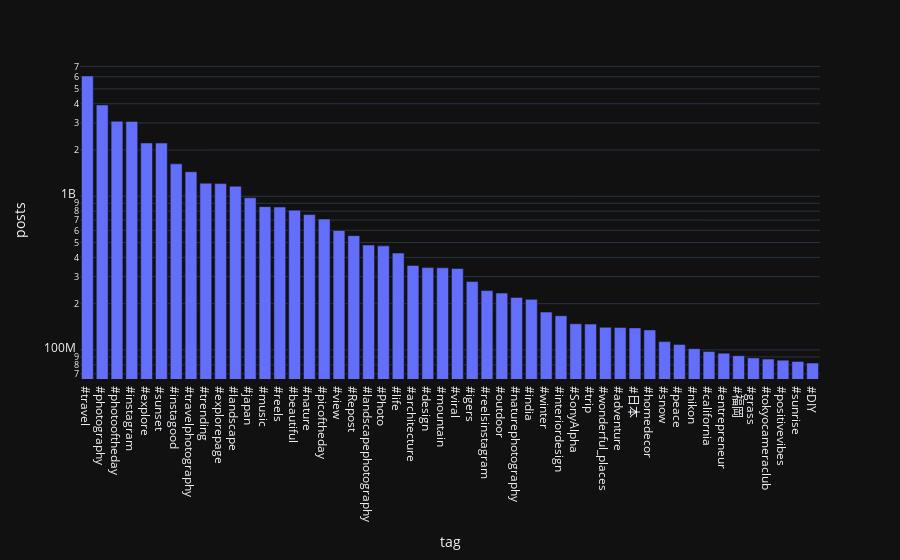

Source (notebook cell):
### Code cell
fig = px.bar(tagdf[:50], x='tag', y='posts', log_y=True, )
fig.up

### Figure 1 — Plotly figure (JSON) as saved in the notebook; plotly's stock layout.template omitted (floating-point values rounded to 4 significant figures)
{"data": [{"alignmentgroup": "True", "hovertemplate": "tag=%{x}<br>posts=%{y}<extra></extra>", "legendgroup": "", "marker": {"color": "#636efa", "pattern": {"shape": ""}}, "name": "", "offsetgroup": "", "orientation": "v", "showlegend": false, "textposition": "auto", "x": ["#travel", "#photography", "#photooftheday", "#instagram", "#explore", "#sunset", "#instagood", "#travelphotography", "#trending", "#explorepage", "#landscape", "#japan", "#music", "#reels", "#beautiful", "#nature", "#picoftheday", "#view", "#Repost", "#landscapephotography", "#Photo", "#life", "#architecture", "#design", "#mountain", "#viral", "#igers", "#reelsinstagram", "#outdoor", "#naturephotography", "#india", "#winter", "#interiordesign", "#SonyAlpha", "#trip", "#wonderful_places", "#adventure", "#日本", "#homedecor", "#snow", "#peace", "#nikon", "#california", "#entrepreneur", "#福岡", "#grass", "#tokyocameraclub", "#positivevibes", "#sunrise", "#DIY"], "xaxis": "x", "y": [6071000000.0, 3933000000.0, 3074000000.0, 3069000000.0, 2224000000.0, 2220000000.0, 1625000000.0, 1445000000.0, 1217000000.0, 1209000000.0, 1163000000.0, 977100000.0, 856300000.0, 850800000.0, 812200000.0, 760100000.0, 711000000.0, 598600000.0, 554200000.0, 481900000.0, 475500000.0, 427000000.0, 354300000.0, 343300000.0, 342200000.0, 338600000.0, 278600000.0, 243300000.0, 234300000.0, 219600000.0, 213300000.0, 176300000.0, 167000000.0, 147800000.0, 147200000.0, 140300000.0, 139800000.0, 139100000.0, 134900000.0, 113200000.0, 108600000.0, 101900000.0, 97740000.0, 95260000.0, 91700000.0, 88710000.0, 87150000.0, 85740000.0, 84180000.0, 82120000.0], "yaxis": "y", "type": "bar"}], "layout": {"xaxis": {"anchor": "y", "domain": [0.0, 1.0], "title": {"text": "tag"}}, "yaxis": {"anchor": "x", "domain": [0.0, 1.0], "title": {"text": "posts"}, "type": "log"}, "legend": {"tracegroupgap": 0}, "margin": {"t": 60}, "barmode": "relative"}}
